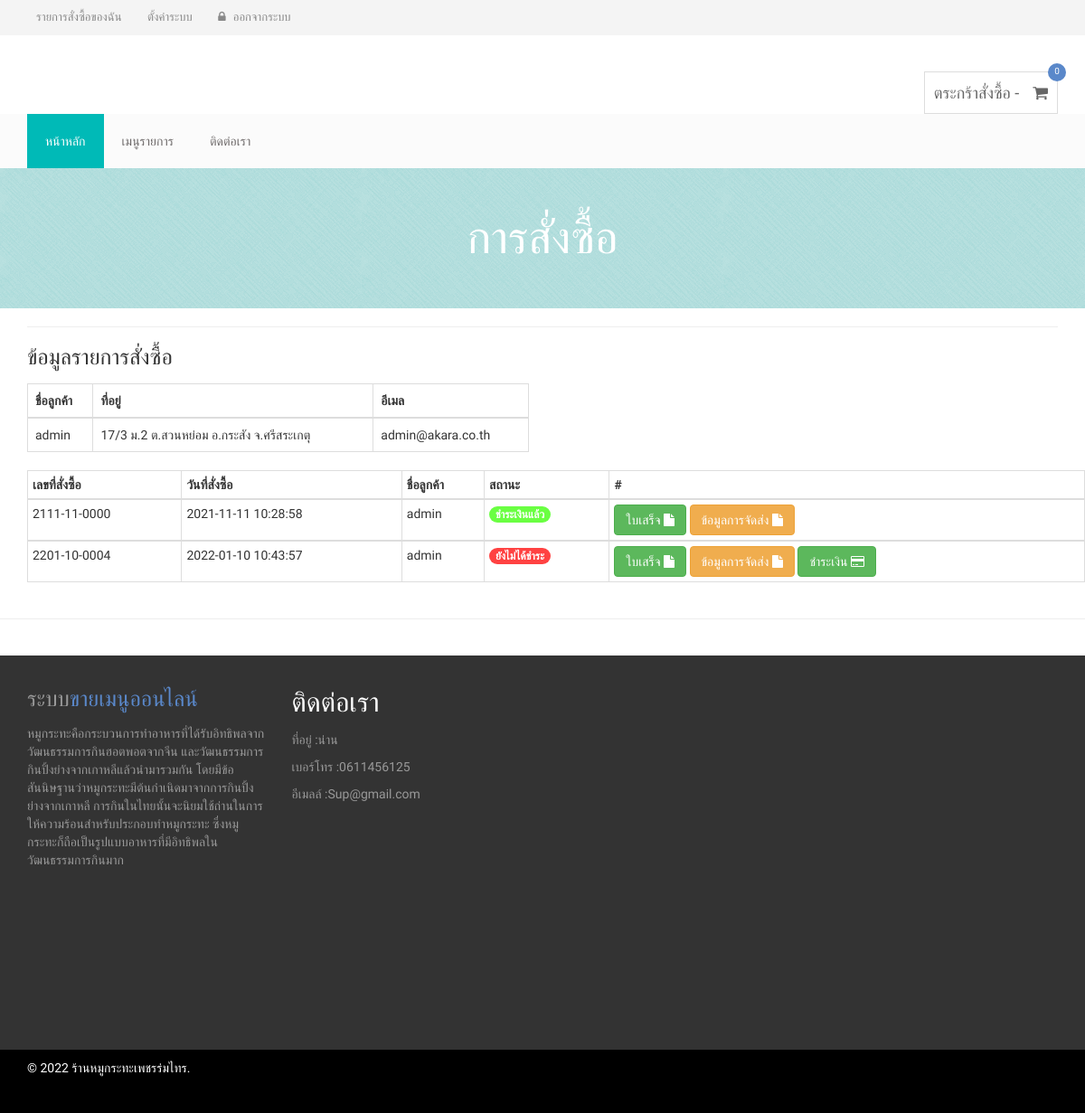
The page /order_detail.php (signed in) on the database its author committed.
### tables this page shows
CREATE TABLE `orders` (
  `id` int(11) NOT NULL,
  `order_date` datetime NOT NULL,
  `cust_id` varchar(100) NOT NULL,
  `status_id` int(2) NOT NULL,
  `report_id` varchar(25) NOT NULL
);

CREATE TABLE `status_cash` (
  `status_id` int(11) NOT NULL,
  `status_name` varchar(50) NOT NULL,
  `color` varchar(10) NOT NULL
);

### config/functions.php (called while the page is built, shortened)
<?php
    class DB_con {
        function __construct() {
            $conn = mysqli_connect(DB_SERVER, DB_USER, DB_PASS, DB_NAME);
            $this->dbcon = $conn;
        }
        public function fetchdata_order_detail($userid) {
            $result = mysqli_query($this->dbcon, "SELECT * FROM orders,status_cash WHERE status_cash.status_id=orders.status_id and cust_id = '$userid'");
            return $result;
        }
}
?>

### order_detail.php (the view, shortened to what this page needs)
<?php
include_once('config/functions.php');
    include 'config/header.php' ;
?>
<div class="product-big-title-area">
        <div class="container">
            <div class="row">
                <div class="col-md-12">
                    <div class="product-bit-title text-center">
                        <h2>การสั่งซื้อ</h2>
                    </div>
                </div>
            </div>
        </div>
    </div>
<section id="cart_items">
<div class="table-responsive cart_info">
<div class="container">
  <div class="">
  <hr>
			<div class="heading">
				<h3>ข้อมูลรายการสั่งซื้อ</h3>
			</div>
			<div class="row">
				<div class="col-sm-6">
					<div class="chose_area">
            <table class="table table-bordered">
              <thead>
                <th>ชื่อลูกค้า</th>
                <th>ที่อยู่</th>
                <th>อีเมล</th>
              </thead>
              <tr>
                <td><?php echo $_SESSION['fname']; ?></td>
                <td><?php echo $_SESSION['custaddr']; ?></td>
                <td><?php echo $_SESSION['email']; ?></td>
              </tr>
            </table>
					</div>
				</div>
			</div>
		</div>
    <div class="layout_padding gallery_section">
    	<div class="container">
    		<div class="row">
        <table class="table table-condensed table-bordered" id="example">
          <thead>
          <tr class="cart_menu">
          <th>เลขที่สั่งซื้อ</th>
          <th>วันที่สั่งซื้อ</th>
          <th>ชื่อลูกค้า</th>
          <th>สถานะ</th>
          <th>#</th>
          </tr>
          </thead>
          <tbody>
          <?php
          $userid = $_SESSION['id'];
          $updateuser = new DB_con();
          $sql = $updateuser->fetchdata_order_detail($userid);
          while($row = mysqli_fetch_array($sql)) { $status_id=$row['status_id']; ?>
          <tr>
          <td><?php echo $row['report_id']; ?></td>
          <td><?php echo $row['order_date']; ?></td>
          <td><?php echo $_SESSION['fname']; ?></td>
          <td><span class="badge badge-secondary" style="background-color:<?php echo $row['color']; ?>"><?php echo $row['status_name']; ?></span></td>
          <td>
          <a class="btn btn-success" href="config/bill?itemId=<?php echo $row['id']; ?>" role="button">
          ใบเสร็จ <i class="fa fa-file"></i></a>
          <a class="btn btn-warning" href="config/tracker?itemId=<?php echo $row['id']; ?>" role="button">
          ข้อมูลการจัดส่ง <i class="fa fa-file"></i></a>
          <?php if($status_id==0) : ?>
          <a class="btn btn-success" href="cashout?order_id=<?php echo $row['id']; ?>" role="button">
          ชำระเงิน <i class="fa fa-credit-card"></i></a>
          <?php endif; ?>
          </td>
          </tr>
          </tbody>
          <?php }?>
          </table>
    		</div>
    	</div>
    </div>
  </div>
  <hr>
    <?php include 'config/footer.php' ?>

### assets/style.css (style rules this page uses)
h1, h2, h3, h4, h5, h6 { margin: 0 0 15px; }
body { font-family:Arial, Helvetica, sans-serif; }
a { color: #5a88ca }
.product-big-title-area { background: url(img/crossword.png) repeat scroll 0 0 #a5d8d7 }
.product-bit-title h2 { font-family: raleway; font-size: 50px; font-weight: 200; margin: 0; padding: 50px 0;color: #fff; }

### config/header.php (style rules this page uses)
body { font-family: 'Kanit', sans-serif; }
h1,h2,h3,h4,h5 { font-family: 'Kanit', sans-serif; }
p,a { font-family: 'Kanit', sans-serif; }

### rows shown on the page
orders: report "2111-11-0000", order_date "2021-11-11 10:28:58", status.status_name "ชำระเงินแล้ว"
orders: report "2201-10-0004", order_date "2022-01-10 10:43:57", status.status_name "ยังไม่ได้ชำระ"

### other values the page prints
$meQty "0"
$_SESSION['fname'] "admin"
$_SESSION['custaddr'] "17/3 ม.2 ต.สวนหย่อม อ.กระสัง จ.ศรีสระเกตุ"
$_SESSION['email'] "admin@akara.co.th"
